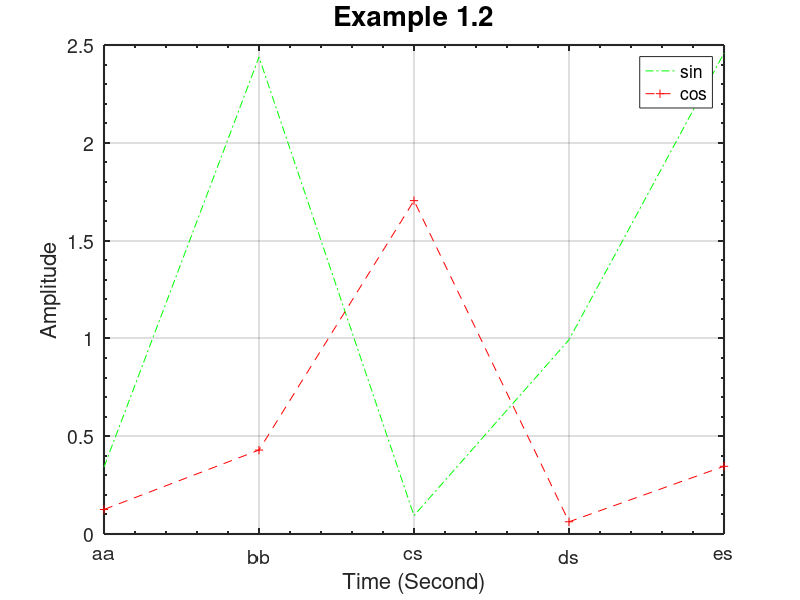

The MATLAB script that drew this image:
% value = [10, 20, 30, 40];
% name = {'a', 'b', 'c', 'd'};
% bar(value);
% set(gca, 'XTickLabel', name);
% plot(value,name)
x= 1:5
y= 3*rand(1,5)
y2= 2*rand(1, 5)
% subplot(211)
p1= plot(x,y, '-.g')
set(gca, 'fontsize', 14);
set(gca, 'XMinorTick', 'on');
set(gca, 'YMinorTick', 'on');
set(gca, 'XGrid', 'on');
set(gca, 'YGrid', 'on');
set(gca, 'LineWidth', 1.5);
set(gca,'xtick',[1 2 3 4 5])
title('Example 1.2', 'fontsize', 20);
xlabel('Time (Second)', 'fontsize', 16);
ylabel('Amplitude', 'fontsize', 16);
hold on
% subplot(212)
p2= plot(x, y2, '+--r')
set(gca, 'fontsize', 14);
set(gca, 'XMinorTick', 'on');
set(gca, 'YMinorTick', 'on');
set(gca, 'XGrid', 'on');
set(gca, 'YGrid', 'on');
set(gca, 'LineWidth', 1.5);
set(gca,'xticklabel',{'aa','bb','cs','ds','es'})
title('Example 1.2', 'fontsize', 20);
xlabel('Time (Second)', 'fontsize', 16);
ylabel('Amplitude', 'fontsize', 16);
legend([p1, p2],'sin', 'cos');
